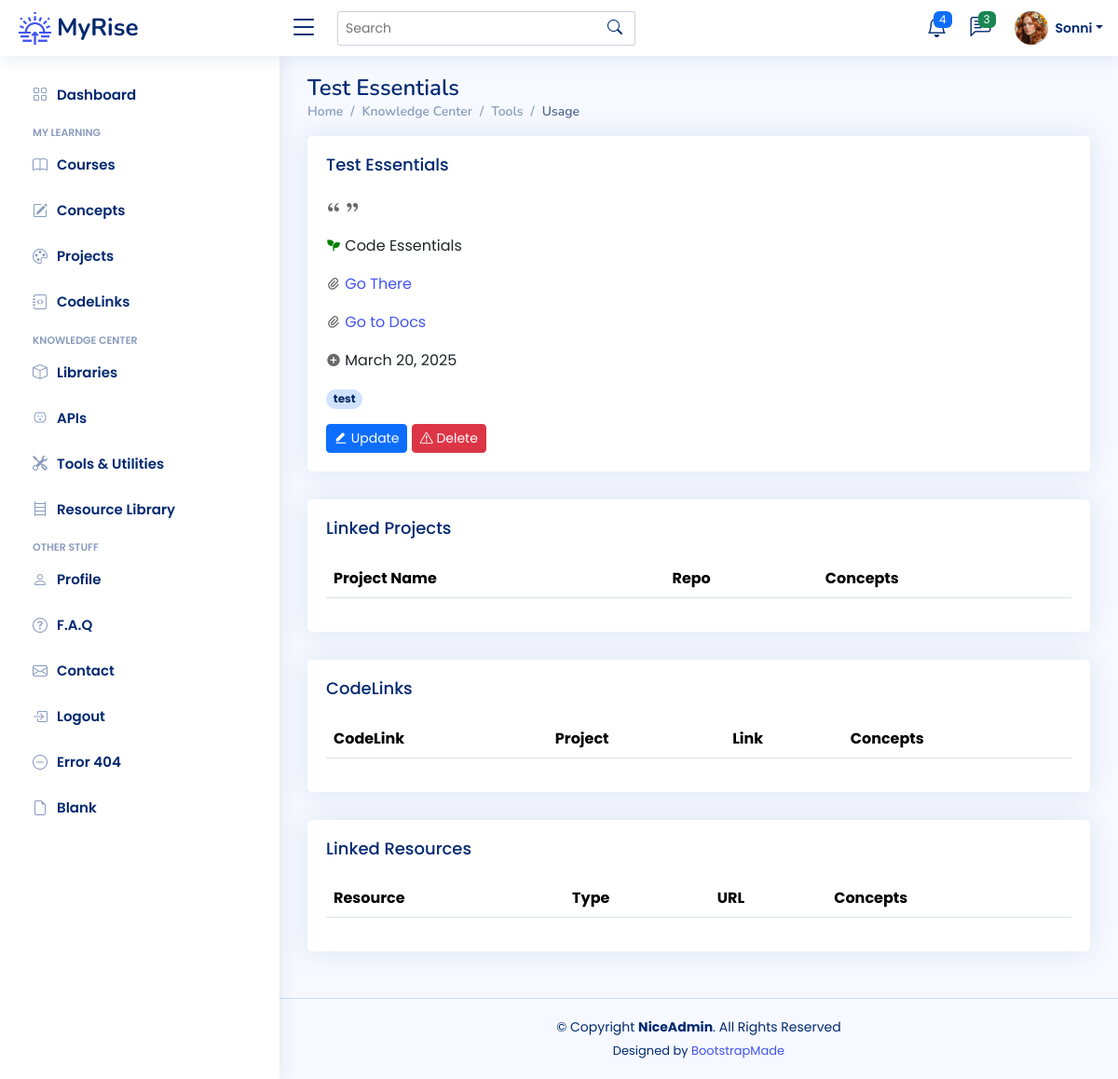
Page /tools/1 (signed in) on the committed database.
### app/models.py (models this page shows)
class User(UserMixin, db.Model):
    __tablename__ = "users"
    id: Mapped[int] = mapped_column(Integer, primary_key=True)
    email: Mapped[str] = mapped_column(String(100), unique=True)
    password: Mapped[str] = mapped_column(String(250))
    name: Mapped[str] = mapped_column(String(1000))
    display_name: Mapped[str] = mapped_column(String(1000))
    last_called_repos: Mapped[Optional[datetime.datetime]] = mapped_column(DateTime())
    latest_etag_repos: Mapped[str] = mapped_column(String(250), nullable=True)
    projects: Mapped[List["Project"]] = relationship(back_populates="user")
    events: Mapped[List["Event"]] = relationship(back_populates="user")
    courses: Mapped[List["Course"]] = relationship(back_populates="user")
    libraries: Mapped[List["Library"]] = relationship(back_populates="user")
    apis: Mapped[List["API"]] = relationship(back_populates="user")
    tools: Mapped[List["Tool"]] = relationship(back_populates="user")
    resources: Mapped[List["Resource"]] = relationship(back_populates="user")
    repos: Mapped[List["Repository"]] = relationship(back_populates="user")
    codelinks: Mapped[List["CodeLink"]] = relationship(back_populates="user")
    concepts: Mapped[List["Concept"]] = relationship('Concept', secondary=user_concept, backref='user')

class Tool(db.Model):
    __tablename__ = "tools"
    id: Mapped[int] = mapped_column(Integer, primary_key=True)
    name: Mapped[str] = mapped_column(String(100), nullable=False)
    description: Mapped[str] = mapped_column(Text, nullable=True)
    type: Mapped[str] = mapped_column(String(100), nullable=True)
    url: Mapped[str] = mapped_column(String(250), nullable=True)
    doc_link: Mapped[str] = mapped_column(String(250), nullable=True)
    date_added: Mapped[datetime.date] = mapped_column(Date, nullable=False)
    concepts: Mapped[List["Concept"]] = relationship('Concept', secondary=tool_concept, backref='tools')
    user_id: Mapped[int] = mapped_column(Integer, ForeignKey(User.id), index=True)
    user: Mapped["User"] = relationship(back_populates="tools")

class Concept(db.Model):
    __tablename__ = "concepts"
    id: Mapped[int] = mapped_column(Integer, primary_key=True)
    concept_term: Mapped[str] = mapped_column(String(50), nullable=False)
    category: Mapped[str] = mapped_column(String(100), nullable=True)
    description: Mapped[str] = mapped_column(Text, nullable=True)
    date_added: Mapped[datetime.date] = mapped_column(Date, nullable=False)

### app/routes.py (the view)
@app.route('/tools/<int:num>')
@login_required
def tool_detail(num):
    target_tool = db.session.execute(db.select(Tool).where(Tool.id == num)).scalar()
    tool_concept = Concept.query.filter(func.lower(Concept.concept_term) == func.lower(target_tool.name)).first()
    projects = [project for project in tool_concept.projects]
    codelinks = [codelink for codelink in tool_concept.codelinks]
    resources = [resource for resource in tool_concept.resources]
    return render_template('tool-detail.html',
                           tool=target_tool,
                           projects=projects,
                           codelinks=codelinks,
                           resources=resources,
                           resource_badge=resource_categories,
                           tool_badge=tool_categories,
                           concept_badge=concept_categories)

### app/models.py (called while the page is built)
@login_manager.user_loader
def load_user(user_id):
    return db.get_or_404(User, user_id)

### app/templates/tool-detail.html (shortened to what this page needs)
{% extends 'base.html' %}
{% from 'bootstrap5/form.html' import render_form %}
{% block content %}
<main id="main" class="main">
	<div class="pagetitle">
		<h1>{{ tool.name }}</h1>
		<nav>
			<ol class="breadcrumb">
				<li class="breadcrumb-item"><a href="index.html">Home</a></li>
				<li class="breadcrumb-item">Knowledge Center</li>
				<li class="breadcrumb-item"><a href="{{ url_for('tools_page') }}">Tools</a></li>
				<li class="breadcrumb-item active">Usage</li>
			</ol>
		</nav>
	</div>
	<div class="card">
		<div class="card-body">
			<h5 class="card-title">{{ tool.name }}</h5>
			{% set ttype = tool_badge[tool.type] %}
			<p><i class="ri-double-quotes-l" style="color: dimgrey"></i> {{ tool.description }} <i class="ri-double-quotes-r" style="color: dimgrey"> </i></p>
			<p><i class="{{ ttype[2] }}" style="color: {{ttype[1]}}"></i> {{ ttype[0] }}</p>
			<p><i class="ri-attachment-2" style="color: dimgrey"></i><a href="{{ tool.url }}" target="_blank"> Go There</a></p>
			<p><i class="ri-attachment-2" style="color: dimgrey"></i><a href="{{ tool.doc_link }}" target="_blank"> Go to Docs</a></p>
			<p><i class="ri-add-circle-fill" style="color: dimgrey"></i> {{ tool.date_added.strftime("%B %d, %Y") }}</p>
			<p>{% for concept in tool.concepts %} <a href="{{ url_for('concept_detail', num=concept.id) }}"> <span
					class="badge rounded-pill bg-primary-subtle text-primary-emphasis"> {{ concept.concept_term }} </span></a>
				{% endfor %}</p>
			<a href="{{ url_for('update_tool', num=tool.id) }}">
				<button type="button" class="btn btn-primary btn-sm"><i class="ri-edit-fill"></i> Update
				</button>
			</a>
			<a href="{{ url_for('delete_tool', num=tool.id) }}">
				<button type="button" class="btn btn-danger btn-sm"><i class="bi bi-exclamation-triangle"></i> Delete
				</button>
			</a>
		</div>
	</div>
	<div class="card">
		<div class="card-body">
			<h5 class="card-title">Linked Projects</h5>
			{% include '_projects.html' %}
		</div>
	</div>
	<div class="card">
		<div class="card-body">
			<h5 class="card-title">CodeLinks</h5>
			{% include '_codelinks.html' %}
		</div>
	</div>
	<div class="card">
		<div class="card-body">
			<h5 class="card-title">Linked Resources</h5>
			{% include '_resources.html' %}
		</div>
	</div>
</main>
{% endblock %}

### app/templates/heading.html (shortened to what this page needs)
{% from 'bootstrap5/nav.html' import render_nav_item %}
{% from 'bootstrap5/form.html' import render_form %}
  <header id="header" class="header fixed-top d-flex align-items-center">
    <div class="d-flex align-items-center justify-content-between">
      <a href="{{ url_for('home') }}" class="logo d-flex align-items-center">
        <img src="{{ url_for('static', filename='img/logo.png') }}" alt="sun-rise">
        <span class="d-none d-lg-block">MyRise</span>
      </a>
      <i class="bi bi-list toggle-sidebar-btn"></i>
    </div>
    <div class="search-bar">
      <form class="search-form d-flex align-items-center" method="POST" action="#">
        <input type="text" name="query" placeholder="Search" title="Enter search keyword">
        <button type="submit" title="Search"><i class="bi bi-search"></i></button>
      </form>
    </div>
    <nav class="header-nav ms-auto">
      <ul class="d-flex align-items-center">
        <li class="nav-item dropdown">
          <a class="nav-link nav-icon" href="#" data-bs-toggle="dropdown">
            <i class="bi bi-bell"></i>
            <span class="badge bg-primary badge-number">4</span>
          </a>
        </li>
        <li class="nav-item dropdown">
          <a class="nav-link nav-icon" href="#" data-bs-toggle="dropdown">
            <i class="bi bi-chat-left-text"></i>
            <span class="badge bg-success badge-number">3</span>
          </a>
        </li>
        <li class="nav-item dropdown pe-3">
          <a class="nav-link nav-profile d-flex align-items-center pe-0" href="#" data-bs-toggle="dropdown">
            <img src="{{ url_for('static', filename='img/profile-img.png') }}" alt="Profile" class="rounded-circle">
            <span class="d-none d-md-block dropdown-toggle ps-2">{{ current_user.display_name }}</span>
          </a>
        </li>
      </ul>
    </nav>
  </header>
  <aside id="sidebar" class="sidebar">
    <ul class="sidebar-nav" id="sidebar-nav">
      <li class="nav-item">
        <a class="nav-link collapsed" href="{{ url_for('home') }}">
          <i class="bi bi-grid"></i>
          <span>Dashboard</span>
        </a>
      </li>
<li class="nav-heading">My Learning</li>
	  <li class="nav-item">
        <a class="nav-link collapsed" href="{{ url_for('courses_page') }}">
          <i class="bi bi-book"></i>
          <span>Courses</span>
        </a>
      </li>
	  <li class="nav-item">
        <a class="nav-link collapsed" href="{{ url_for('concepts_page') }}">
          <i class="bi bi-pencil-square"></i>
          <span>Concepts</span>
        </a>
      </li>
	  <li class="nav-item">
        <a class="nav-link collapsed" href="{{ url_for('projects_page') }}">
          <i class="bi bi-palette"></i>
          <span>Projects</span>
        </a>
      </li>
	  <li class="nav-item">
        <a class="nav-link collapsed" href="{{ url_for('codelinks_page') }}">
          <i class="bi bi-journal-code"></i>
          <span>CodeLinks</span>
        </a>
      </li>
<li class="nav-heading">Knowledge Center</li>
	  <li class="nav-item">
        <a class="nav-link collapsed" href="{{ url_for('libraries_page') }}">
          <i class="bi bi-box"></i>
          <span>Libraries</span>
        </a>
      </li>
	  <li class="nav-item">
        <a class="nav-link collapsed" href="{{ url_for('apis_page') }}">
          <i class="bi bi-outlet"></i>
          <span>APIs</span>
        </a>
      </li>
	  <li class="nav-item">
        <a class="nav-link collapsed" href="{{ url_for('tools_page') }}">
          <i class="bi bi-tools"></i>
          <span>Tools & Utilities</span>
        </a>
      </li>
	  <li class="nav-item">
        <a class="nav-link collapsed" href="{{ url_for('resources_page') }}">
          <i class="bi bi-bookshelf"></i>
          <span>Resource Library</span>
        </a>
      </li>
	<li class="nav-heading">Other Stuff</li>
      <li class="nav-item">
        <a class="nav-link collapsed" href="{{ url_for('profile') }}">
          <i class="bi bi-person"></i>
          <span>Profile</span>
        </a>
      </li>
      <li class="nav-item">
        <a class="nav-link collapsed" href="{{ url_for('faq') }}">
          <i class="bi bi-question-circle"></i>
          <span>F.A.Q</span>
        </a>
	  </li>
      <li class="nav-item">
        <a class="nav-link collapsed" href="{{ url_for('contact') }}">
          <i class="bi bi-envelope"></i>
          <span>Contact</span>
        </a>
      </li>
	{% if not current_user.is_authenticated %}
      <li class="nav-item">
        <a class="nav-link collapsed" href="{{ url_for('register') }}">
          <i class="bi bi-card-list"></i>
          <span>Register</span>
        </a>
      </li>
      <li class="nav-item">
        <a class="nav-link collapsed" href="{{ url_for('login') }}">
          <i class="bi bi-box-arrow-in-right"></i>
          <span>Login</span>
        </a>
      </li>
	{% else %}
		<li class="nav-item">
        <a class="nav-link collapsed" href="{{ url_for('logout') }}">
          <i class="bi bi-box-arrow-in-right"></i>
          <span>Logout</span>
        </a>
      </li>
	{% endif %}
      <li class="nav-item">
        <a class="nav-link collapsed" href="pages-error-404.html">
          <i class="bi bi-dash-circle"></i>
          <span>Error 404</span>
        </a>
      </li>
      <li class="nav-item">
        <a class="nav-link collapsed" href="pages-blank.html">
          <i class="bi bi-file-earmark"></i>
          <span>Blank</span>
        </a>
      </li>
    </ul>
  </aside>

### app/static/css/style.css (style rules this page uses)
:root { scroll-behavior: smooth; }
body { font-family: "Poppins", sans-serif; background: #f6f9ff; color: #444444; }
a { color: #4154f1; text-decoration: none; }
h1, h2, h3, h4, h5, h6 { font-family: "Nunito", sans-serif; }
#main { margin-top: 60px; padding: 20px 30px; transition: all 0.3s; }
.pagetitle { margin-bottom: 10px; }
.pagetitle h1 { font-size: 24px; margin-bottom: 0; font-weight: 600; color: #012970; }
.card { margin-bottom: 30px; border: none; border-radius: 5px; box-shadow: 0px 0 30px rgba(1, 41, 112, 0.1); }
.card-title { padding: 20px 0 15px 0; font-size: 18px; font-weight: 500; color: #012970; font-family: "Poppins", sans-serif; }
.card-body { padding: 0 20px 20px 20px; }
.breadcrumb { font-size: 14px; font-family: "Nunito", sans-serif; color: #899bbd; font-weight: 600; }
.breadcrumb a { color: #899bbd; transition: 0.3s; }
.breadcrumb .breadcrumb-item::before { color: #899bbd; }
.breadcrumb .active { color: #51678f; font-weight: 600; }
.logo { line-height: 1; }
@media (min-width: 1200px) { .logo { width: 280px; } }
.logo img { max-height: 35px; margin-right: 6px; }
.logo span { font-size: 26px; font-weight: 700; color: #012970; font-family: "Nunito", sans-serif; }
.header { transition: all 0.5s; z-index: 997; height: 60px; box-shadow: 0px 2px 20px rgba(1, 41, 112, 0.1); background-color: #fff; padding-left: 20px; }
.header .toggle-sidebar-btn { font-size: 32px; padding-left: 10px; cursor: pointer; color: #012970; }
.header .search-bar { min-width: 360px; padding: 0 20px; }
.header .search-form { width: 100%; }
.header .search-form input { border: 0; font-size: 14px; color: #012970; border: 1px solid rgba(1, 41, 112, 0.2); padding: 7px 38px 7px 8px; border-radius: 3px; transition: 0.3s; width: 100%; }
.header .search-form button { border: 0; padding: 0; margin-left: -30px; background: none; }
.header .search-form button i { color: #012970; }
.header-nav ul { list-style: none; }
.header-nav>ul { margin: 0; padding: 0; }
.header-nav .nav-icon { font-size: 22px; color: #012970; margin-right: 25px; position: relative; }
.header-nav .nav-profile { color: #012970; }
.header-nav .nav-profile img { max-height: 36px; }
.header-nav .nav-profile span { font-size: 14px; font-weight: 600; }
.header-nav .badge-number { position: absolute; inset: -2px -5px auto auto; font-weight: normal; font-size: 12px; padding: 3px 6px; }
.sidebar { position: fixed; top: 60px; left: 0; bottom: 0; width: 300px; z-index: 996; transition: all 0.3s; padding: 20px; overflow-y: auto; scrollbar-width: thin; scrollbar-color: #aab7cf transparent; box-shadow: 0px 0px 20px rgba(1, 41, 112, 0.1); background-color: #fff; }
@media (min-width: 1200px) { #main, #footer { margin-left: 300px; } }
.sidebar-nav { padding: 0; margin: 0; list-style: none; }
.sidebar-nav li { padding: 0; margin: 0; list-style: none; }
.sidebar-nav .nav-item { margin-bottom: 5px; }
.sidebar-nav .nav-heading { font-size: 11px; text-transform: uppercase; color: #899bbd; font-weight: 600; margin: 10px 0 5px 15px; }
.sidebar-nav .nav-link { display: flex; align-items: center; font-size: 15px; font-weight: 600; color: #4154f1; transition: 0.3; background: #f6f9ff; padding: 10px 15px; border-radius: 4px; }
.sidebar-nav .nav-link i { font-size: 16px; margin-right: 10px; color: #4154f1; }
.sidebar-nav .nav-link.collapsed { color: #012970; background: #fff; }
.sidebar-nav .nav-link.collapsed i { color: #899bbd; }

### rows in the picture
User: display_name "Sonni"
Tool: name "Test Essentials", date_added "March 20, 2025"
Concept: concept_term "test"

### other values in the picture
{{ ttype[0] }} "Code Essentials"
